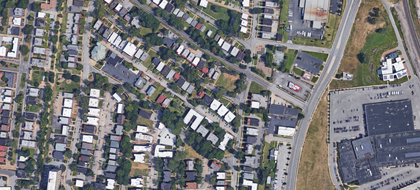
%> input picture img/reference.png, 420 x 190 px, shrunk from 1796 x 814 before the run
$ octave reference.m   (GNU Octave 9; MATLAB toolbox functions it lacks are replaced by stand-ins)
%> lines starting %> are read from the running program, lines starting %| are printed output that depends on the picture
I = imread('img/reference.png');
%> I is the input picture: size 190x420x3 uint8; mean R, G, B 120.2, 120, 122.1
[x,y,z] = size(I);
%> x = 190; y = 420; z = 3

red = I(:,:,1);
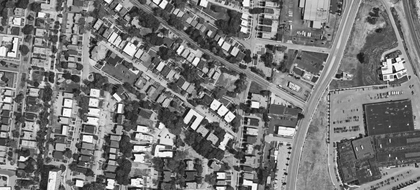
%> red: size 190x420 uint8; min 2, max 255, mean 120.2
green = I(:,:,2);
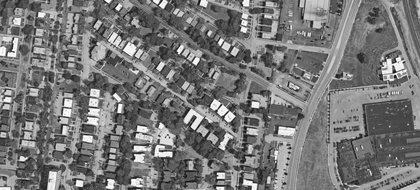
%> green: size 190x420 uint8; min 12, max 255, mean 120
blue = I(:,:,3);
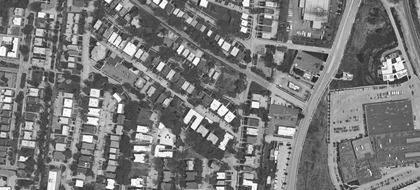
%> blue: size 190x420 uint8; min 19, max 255, mean 122.1

lab = rgb2lab(I);
%> lab: size 190x420x3 double; mean of channels 1, 2, 3 50, 0.9, -1.1
L = lab(:,:,1);
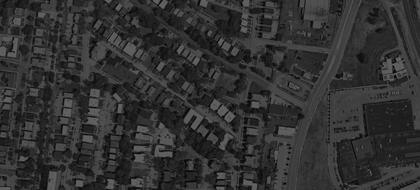
%> L: size 190x420 double; min 3.82, max 100, mean 50
A = lab(:,:,2);
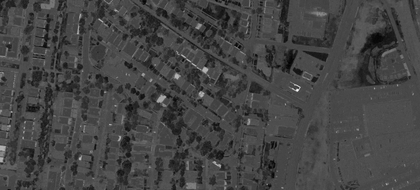
%> A: size 190x420 double; min -21.04, max 60.22, mean 0.9; drawn with min black and max white
B = lab(:,:,3);
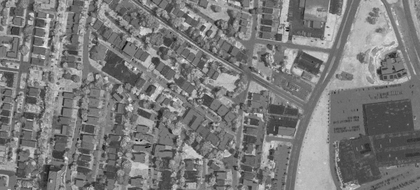
%> B: size 190x420 double; min -36.85, max 37.38, mean -1.1; drawn with min black and max white

neighborhoods1 = cell(x,y);
entropy1Vals = cell(x,y);
neighborhoods2 = cell(x,y);
entropy2Vals = cell(x,y);
neighborhoods3 = cell(x,y);
entropy3Vals = cell(x,y);

for i = 1:x
    for j = 1:y
%> (the run ends here)

$ run again, with img/trees01.png copied over img/reference.png
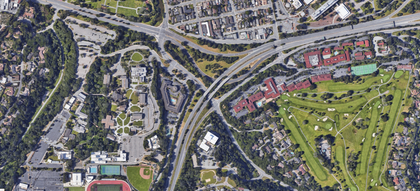
%> input picture img/trees01.png, 420 x 191 px, shrunk from 1769 x 805 before the run
%> I is the input picture: size 191x420x3 uint8; mean R, G, B 114.8, 114.9, 109.2
%> lab: size 191x420x3 double; mean of channels 1, 2, 3 47.7, -0.4, 2.8
%> `A = lab(:,:,2);`:
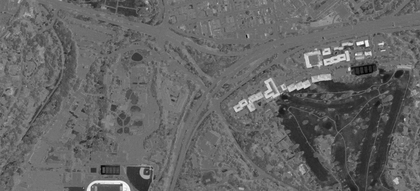
%> A: size 191x420 double; min -29.69, max 43.69, mean -0.4; drawn with min black and max white
%> `B = lab(:,:,3);`:
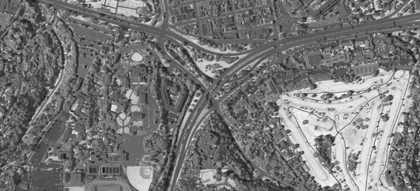
%> B: size 191x420 double; min -37.27, max 48.2, mean 2.8; drawn with min black and max white

$ run again, with img/trees02.png copied over img/reference.png
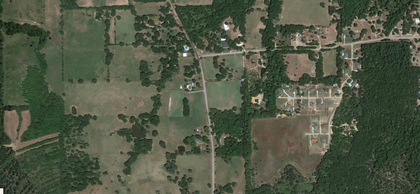
%> input picture img/trees02.png, 420 x 194 px, shrunk from 1756 x 812 before the run
%> I is the input picture: size 194x420x3 uint8; mean R, G, B 80.7, 88.2, 69.1
%> lab: size 194x420x3 double; mean of channels 1, 2, 3 36.1, -7, 10.3
%> `A = lab(:,:,2);`:
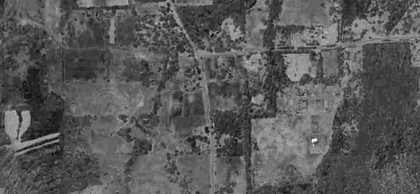
%> A: size 194x420 double; min -23.13, max 23.11, mean -7; drawn with min black and max white
%> `B = lab(:,:,3);`:
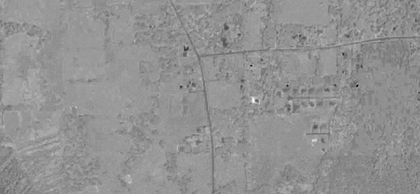
%> B: size 194x420 double; min -22.91, max 34.83, mean 10.3; drawn with min black and max white
